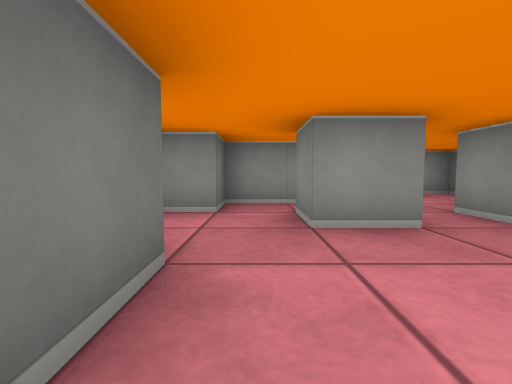
[1] (above)

18 first-person views from a walk through a cub3D ray-caster map. The camera is about half as high as the walls, tilts 4° down and sees 85° across. The floor is counted in squares. Each view is taken from the middle of a square. On the plan, view 1 faces up. The plan holds only what a view shows up to about 9 squares ahead; the rest is blank.

[2]
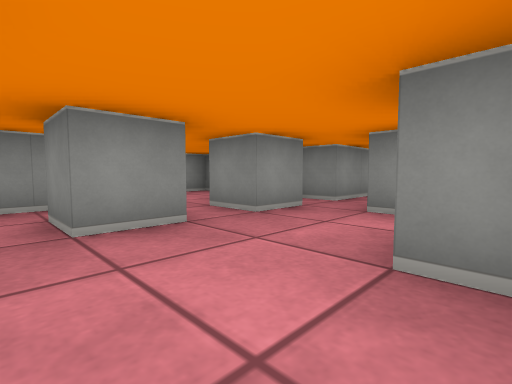

[3]
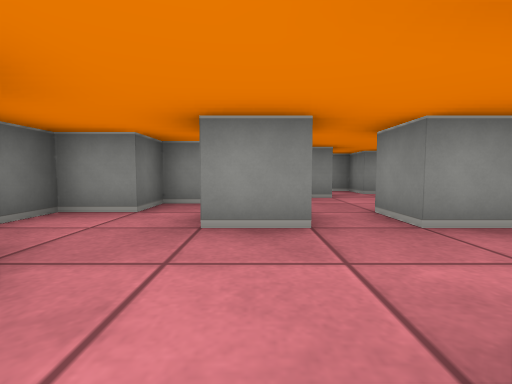

[4]
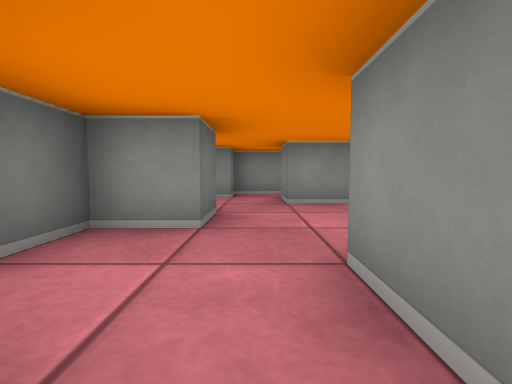

[5]
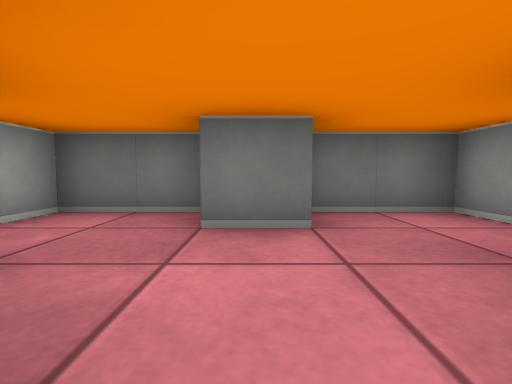

[6]
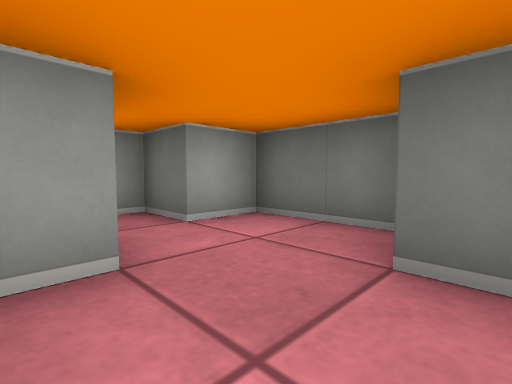

[7]
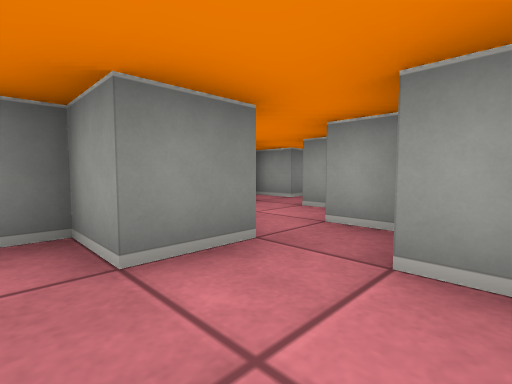

[8]
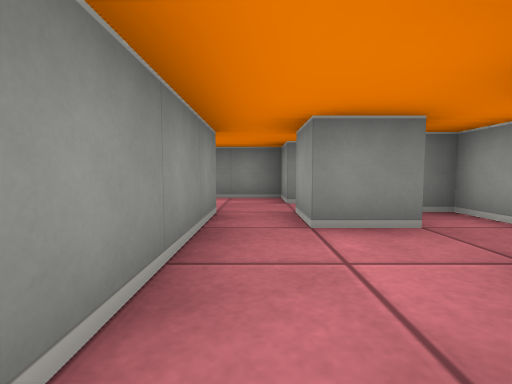

[9]
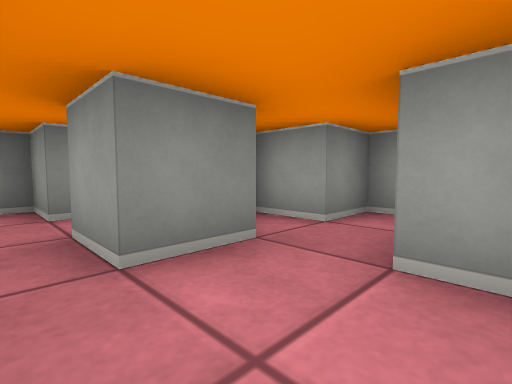

[10]
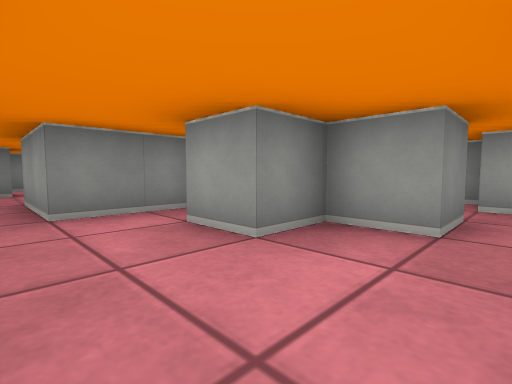

[11]
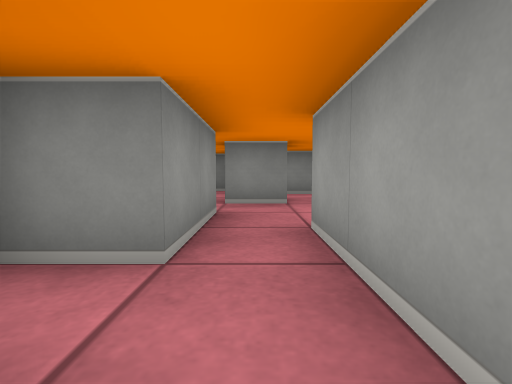

[12]
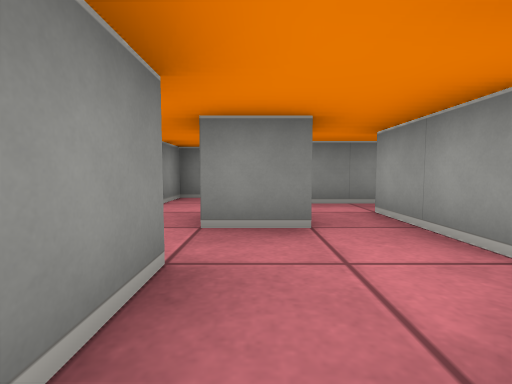

[13]
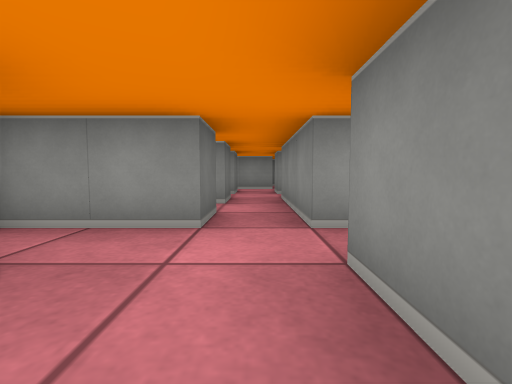

[14]
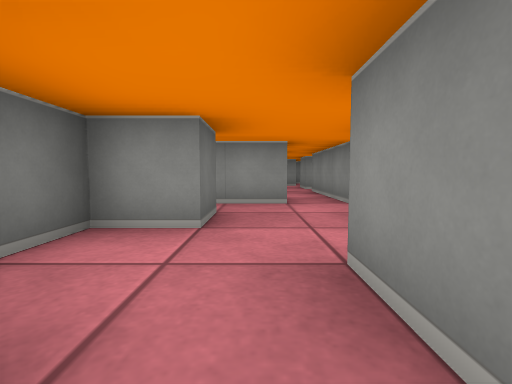

[15]
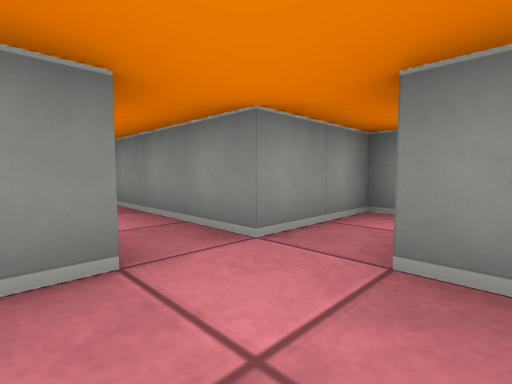

[16]
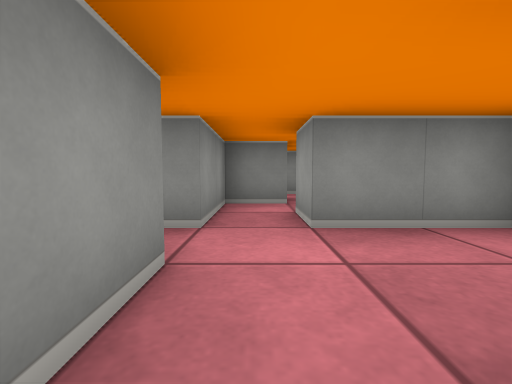

[17]
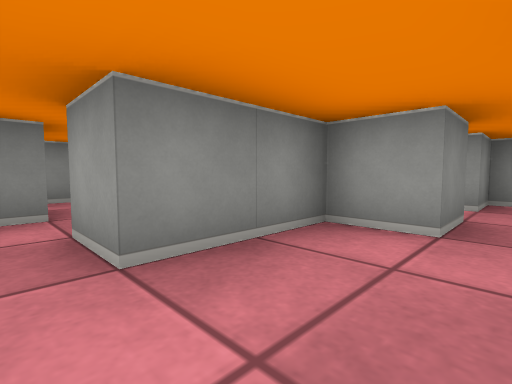

[18]
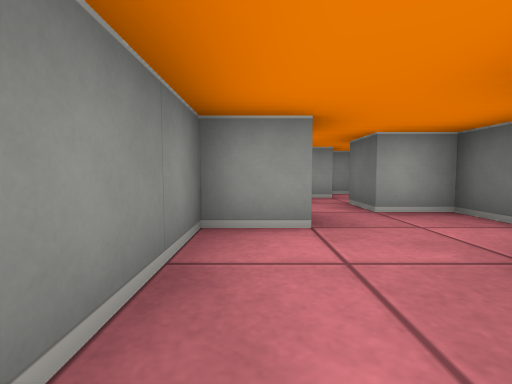

### Floor plan
Points are (right, up) in squares from view 1. A wall is a line through its corners. A room is listed if a view was taken in it or the views show most of it. See-through windows are left out.
Room 1 (views 1, 2, 3, 4, 5, 6, 7, 8, 10, 11)
walls: (1.6, 2.5) (0.5, 2.5) (0.5, 3.5); (-0.5, 1.6) (-0.5, 0.5) (-1.5, 0.5) (-1.5, -1.5) (-0.5, -1.5) (-0.5, -2.5) (0.5, -2.5); (0.8, 4.5) (-0.5, 4.5) (-0.5, 3.5) (-1.5, 3.5) (-1.5, 1.6); (3.5, 2.5) (2.5, 2.5) (2.5, 3.5); (3.5, -0.1) (3.5, 1.5) (4.5, 1.5); (0.5, -1.5) (0.5, -0.5) (1.5, -0.5) (1.5, 0.5) (2.5, 0.5); (4.5, 2.5) (4.5, 3.5); (2.6, 5.5) (2, 5.5)
ways out: opening at (1, -2) to room 2; opening at (5, 2) to room 3; opening at (2, 5)
Room 2 (view 9)
walls: (2.5, -3.6) (2.5, -2.5); (0.5, -3.5) (1.5, -3.5); (2.5, -4.5) (3.5, -4.5) (3.5, -4); (2.5, -1.5) (0.5, -1.5)
ways out: opening at (1, -2) to room 1; opening at (2, -2) to room 5
Room 3 (view 12)
walls: (6.5, 2.5) (4.5, 2.5); (7.5, 1.4) (7.5, 2.5); (6.5, 0.5) (8.5, 0.5); (8.5, 2.5) (8.5, 1.5); (4.5, 1.5) (5.5, 1.5); (8.5, 4.5) (8.5, 3.6); (9.5, 0.5) (9.5, 2.5); (10.5, 2.8) (10.5, 3.5) (9.5, 3.5) (9.5, 4.4)
ways out: opening at (5, 2) to room 1; opening at (9, 0) to room 4; opening at (9, 4)
Room 4 (views 13, 14, 15, 16, 17, 18)
walls: (7.5, -1.5) (7.5, -2.5) (6.5, -2.5) (6.5, -4.5) (7.5, -4.5) (7.5, -5.5); (11.5, -1.6) (11.5, -0.5) (9.5, -0.5) (9.5, 0.5); (8.5, -4.5) (8.5, -3.5) (9.5, -3.5) (9.5, -1.5) (10.5, -1.5); (8.5, 0.5) (8.5, -0.5) (6.6, -0.5); (7.4, -6.5) (8.5, -6.5)
ways out: opening at (9, 0) to room 3; opening at (9.5, -5); opening at (11, -2)
Room 5 (no view inside)
walls: (3.5, -1.5) (2.5, -1.5); (4.5, -2.5) (5.5, -2.5) (5.5, -1.1); (2.5, -2.5) (3.5, -2.5)
ways out: opening at (2, -2) to room 2

Where each view was taken, in squares from view 1:
view 1: 0 up, 0 right, facing up
view 2: 0 up, 0 right, facing up-right
view 3: 0 up, 1 right, facing up
view 4: 2 down, 0 right, facing up
view 5: 1 up, 2 right, facing left
view 6: 1 up, 1 right, facing down-left
view 7: 0 up, 1 left, facing down-right
view 8: 2 down, 0 right, facing right
view 9: 2 down, 1 right, facing down-right
view 10: 2 up, 0 right, facing down-right
view 11: 2 up, 3 right, facing right
view 12: 2 up, 5 right, facing right
view 13: 3 down, 9 right, facing up
view 14: 5 down, 8 right, facing up
view 15: 2 down, 8 right, facing up-right
view 16: 1 down, 7 right, facing right
view 17: 1 down, 8 right, facing down-right
view 18: 1 down, 9 right, facing down
